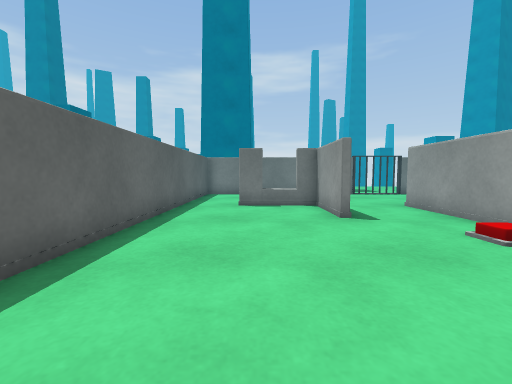
view 1 (above)

20 first-person views from a walk through a 3-D level made in the Unity game engine. The camera is 0.58 m above the floor, tilts 4° down and sees 90° across. The floor is counted in squares, 0.5 m on a side. Each view is taken from the middle of a square. On the plan, view 1 faces up. The plan holds only what a view shows up to about 12 squares ahead; the rest is blank. The place goes on beyond the plan. The player is left out. Surface patterns are stand-ins for the level's own textures.

view 2
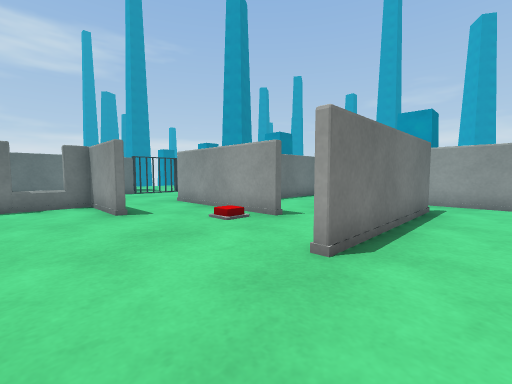

view 3
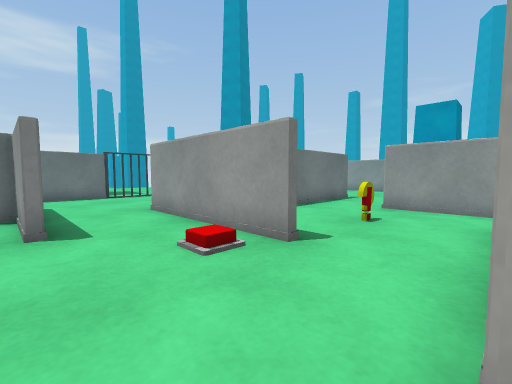

view 4
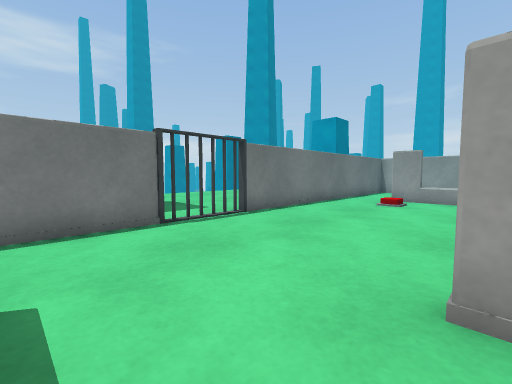

view 5
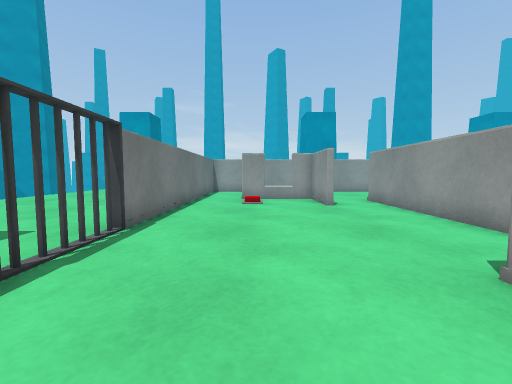

view 6
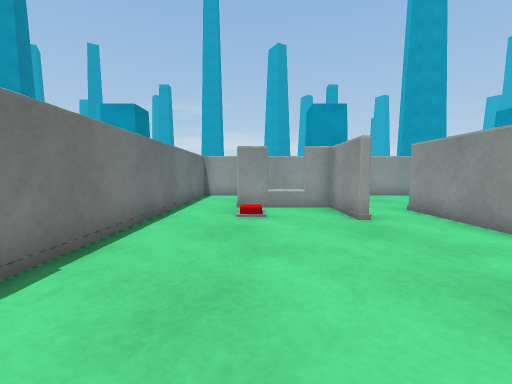

view 7
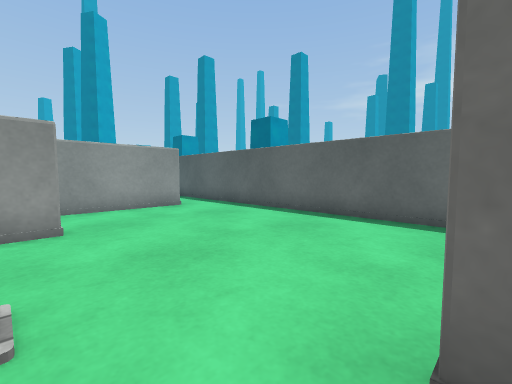

view 8
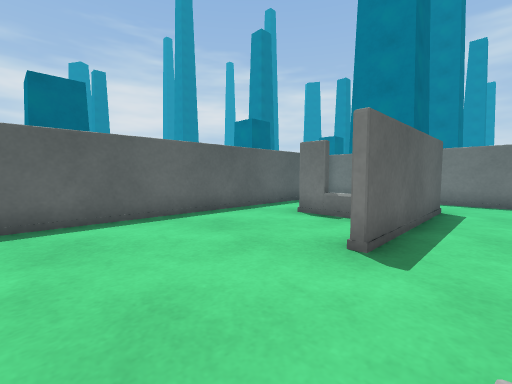

view 9
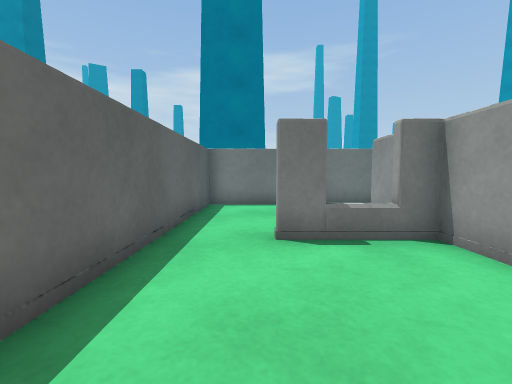

view 10
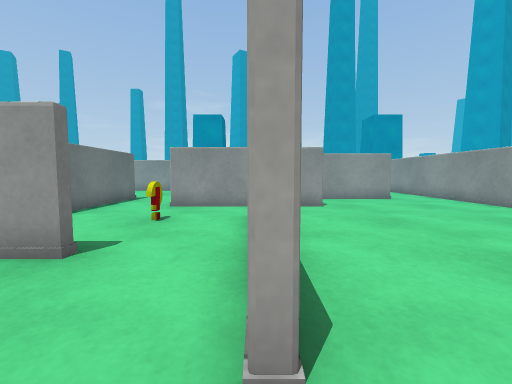

view 11
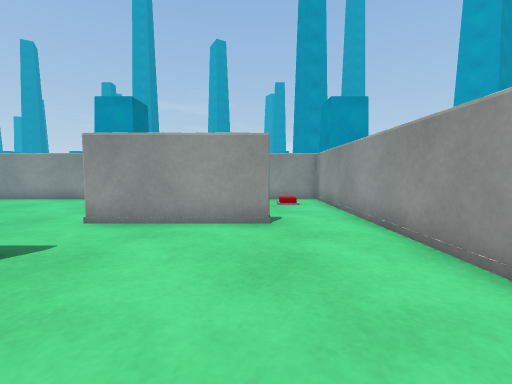

view 12
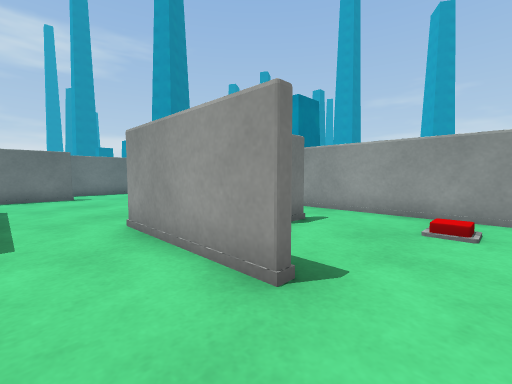

view 13
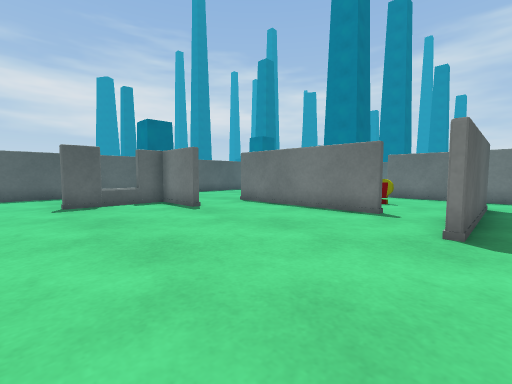

view 14
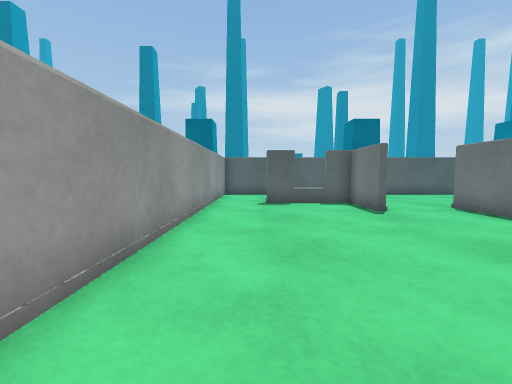

view 15
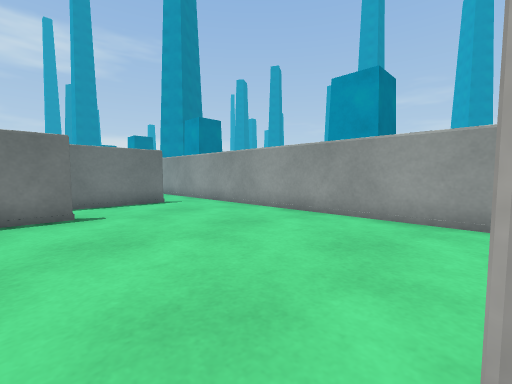

view 16
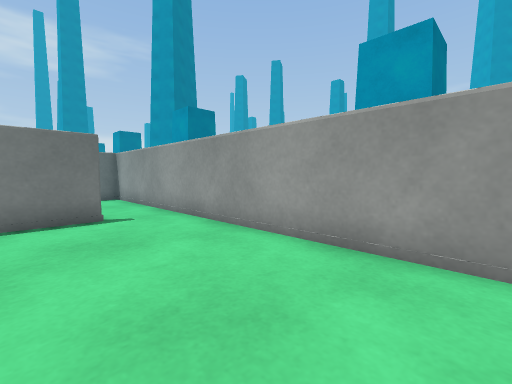

view 17
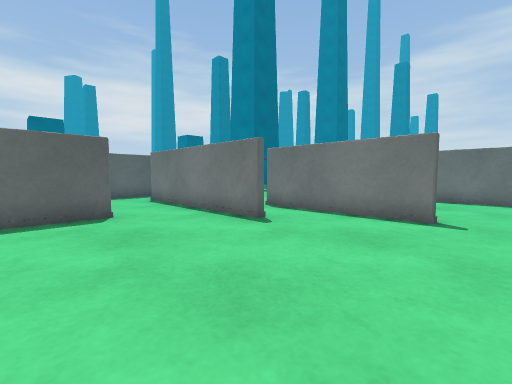

view 18
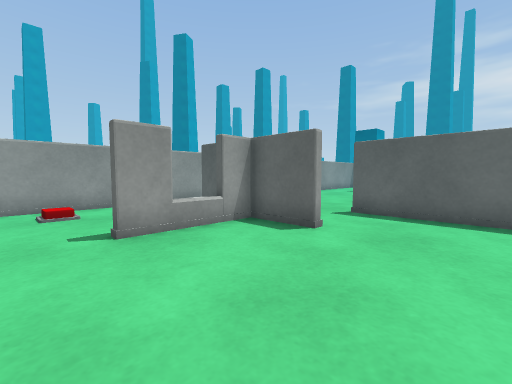

view 19
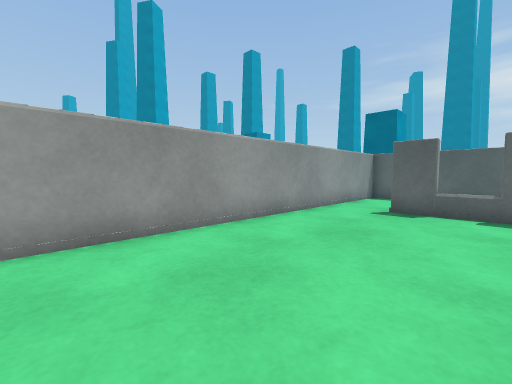

view 20
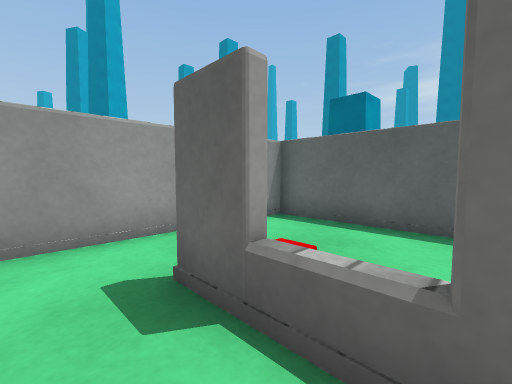

### Floor plan
Ten units are one square. View 1 is at (0, 0); x grows to the right and y downward. Boxes are objects, and circles mark ways between rooms. Rooms are numbered by the first view taken in them; rooms with no view inside come last. Other rooms are left out.
<svg viewBox="-33 -155 236 238">
<path fill="none" stroke="#000" d="M23 -68 23 -95 -6 -95M79 -70 125 -70M55 -36 55 -94M25 -122 25 -68M64 -150 59 -148 14 -148M32 -10 41 -10M124 -94 149 -94 149 -126M-28 -106 -28 16M-9 19 29 19M156 -148 82 -148M112 15 112 -14M40 22 17 22 17 56M115 5 115 15M94 -8 32 -8M140 53 140 9M24 78 136 78M144 -68 105 -68M142 9 142 29 176 29M115 -41 115 5M125 -70 142 -70M178 -91 125 -91M198 26 198 -96M176 32 170 32M142 44 142 53 140 53M136 78 198 78 198 26M-28 16 -28 78 24 78M105 -68 75 -68M112 -14 112 -41M89 -35 81 -35M198 -96 198 -148 156 -148M14 -148 -28 -148 -28 -106M23 -111 23 -122"/>
<circle cx="40" cy="5" r="3" fill="#2a7"/>
<circle cx="135" cy="-80" r="3" fill="#2a7"/>
<circle cx="-15" cy="20" r="3" fill="#2a7"/>
<circle cx="60" cy="-25" r="3" fill="#2a7"/>
<circle cx="70" cy="-70" r="3" fill="#2a7"/>
<circle cx="150" cy="-135" r="3" fill="#2a7"/>
<circle cx="-15" cy="-100" r="3" fill="#2a7"/>
<circle cx="20" cy="-135" r="3" fill="#2a7"/>
<circle cx="125" cy="10" r="3" fill="#2a7"/>
<circle cx="140" cy="65" r="3" fill="#2a7"/>
<circle cx="20" cy="65" r="3" fill="#2a7"/>
<circle cx="100" cy="-10" r="3" fill="#2a7"/>
<circle cx="185" cy="30" r="3" fill="#2a7"/>
<circle cx="110" cy="-55" r="3" fill="#2a7"/>
<circle cx="185" cy="-90" r="3" fill="#2a7"/>
<text x="50" y="-80">1</text>
<text x="80" y="40">2</text>
<text x="160" y="-30">3</text>
<text x="170" y="50">4</text>
<text x="0" y="50">5</text>
<text x="80" y="-50">6</text>
<text x="170" y="-120">7</text>
<text x="-10" y="-130">8</text>
</svg>
Room 1 opens to room 2. Room 1 opens to room 3. Room 1 opens to room 5. Room 1 opens to room 6. Room 1 opens to room 7. Room 1 opens to room 8. Room 2 opens to room 3. Room 2 opens to room 4. Room 2 opens to room 5. Room 2 opens to room 6. Room 3 opens to room 4. Room 3 opens to room 6. Room 3 opens to room 7.

Where each view was taken, in squares from view 1:
view 1: 0 up, 0 right, facing up
view 2: 1 down, 0 right, facing up-right
view 3: 1 up, 2 right, facing up-right
view 4: 9 up, 3 right, facing up-right
view 5: 12 up, 3 right, facing right
view 6: 12 up, 6 right, facing right
view 7: 7 up, 4 right, facing down-left
view 8: 3 up, 4 right, facing up-left
view 9: 5 up, 1 left, facing up
view 10: 1 up, 2 right, facing right
view 11: 5 down, 8 right, facing right
view 12: 7 down, 12 right, facing up-right
view 13: 7 down, 12 right, facing up-left
view 14: 6 down, 12 right, facing left
view 15: 1 down, 13 right, facing up-right
view 16: 2 up, 16 right, facing up-right
view 17: 2 up, 19 right, facing up-left
view 18: 2 up, 19 right, facing down-left
view 19: 3 down, 10 right, facing down-left
view 20: 3 down, 3 right, facing down-left
